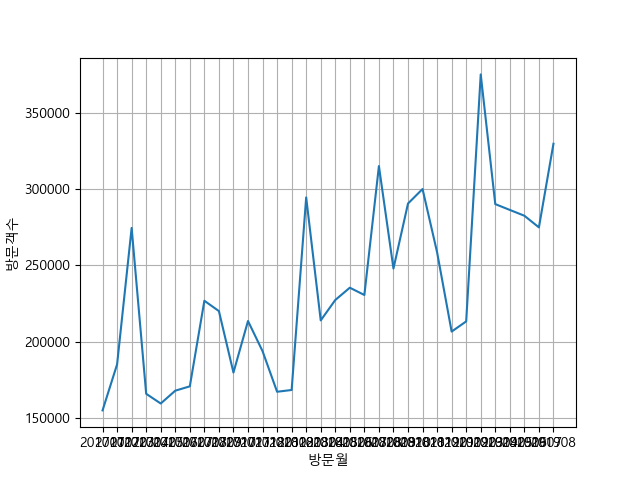

Generate this figure with Python:
import os
import sys
import urllib.request
import datetime
import time
import json
import matplotlib.pyplot as plt
import matplotlib
from matplotlib import font_manager, rc

def get_request_url(url) :
    req = urllib.request.Request(url)

    try:
        response = urllib.request.urlopen(req)
        if response.getcode() ==200:
            print("[%s] Url Request Success" %datetime.datetime.now())
            return response.read().decode('utf-8')
    except Exception as e:
        print(e)
        print("[%s] Error of URL : %s" %(datetime.datetime.now(), url))
        return None

def getNatVisitor(yyyymm, nat_cd, ed_cd) :
    end_point ='http://openapi.tour.go.kr/openapi/service/EdrcntTourismStatsService/getEdrcntTourismStatsList'

    parameters ="?_type=json&serviceKey="+"tbVc2gJB%2FYUJTc8K6Gsildexx3mIqp5jAyds%2FJtCJxQJVQpEmaKKu7N82rM2DMJ3sDi6SVenibjmB7Ng8diMGQ%3D%3D"
    parameters +="&YM="+yyyymm
    parameters +="&NAT_CD="+nat_cd
    parameters +="&ED_CD="+ed_cd

    url = end_point + parameters
    retData = get_request_url(url)

    if (retData ==None) :
        return None
    else:
        return json.loads(retData)

def main():
    jsonResult = []
    national_code = "130"
    ed_cd = "E"

    nStartYear = 2017
    nEndYear = 2020

    for year in range(nStartYear, nEndYear) :
        for month in range(1,13):
            yyyymm = "{0}{1:0>2}".format(str(year), str(month))
            jsonData = getNatVisitor(yyyymm, national_code, ed_cd)
            msg = jsonData['response']['header']['resultMsg']

            if(msg):                  
                try :
                    print(jsonData['response']['body'])
                    krName = jsonData['response']['body']['items']['item']['natKorNm']
                    krName = krName.replace(' ', '')

                except :
                    continue
        
                iTotalVisit = jsonData['response']['body']['items']['item']['num']
                print('%s_%s : %s' %(krName, yyyymm, iTotalVisit))
                jsonResult.append({'nat_name' : krName, 'nat_cd' : national_code, 'yyyymm':yyyymm, 'visit_cnt': iTotalVisit})
                cnVisit = []
                VisitYM = []
                index = []
                i = 0

        for item in jsonResult :
            index.append(i)
            cnVisit.append(item['visit_cnt'])
            VisitYM.append(item['yyyymm'])
            i = i+1
               

    with open('%s(%s)_해외방문객정보_%d_%d.json' % (krName, national_code,nStartYear, nEndYear-1), 'w', encoding = 'utf8') as outfile:
        retJson = json.dumps(jsonResult, indent =4, sort_keys = True, ensure_ascii =False)
        outfile.write(retJson)
        font_location = "c:/Windows/fonts/malgun.ttf"
        font_name = font_manager.FontProperties(fname=font_location).get_name()
        matplotlib.rc('font', family = font_name)
        plt.xticks(index, VisitYM)
        plt.plot(index, cnVisit)

        plt.xlabel('방문월')
        plt.ylabel('방문객수')
        plt.grid(True)
        plt.show()

if __name__ == '__main__' :
    main()
